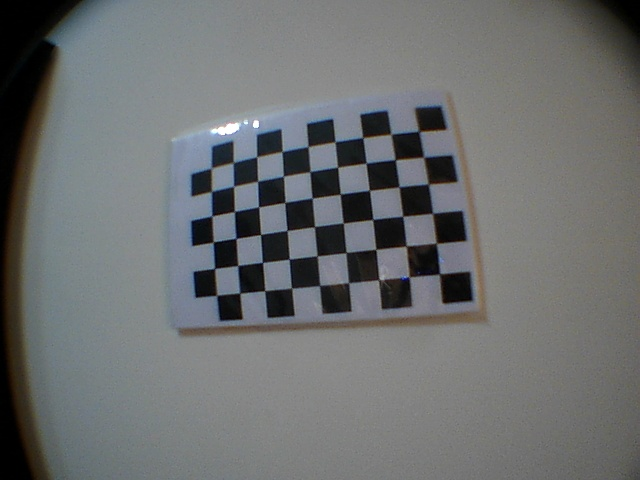
#> input picture Assignment 1/cam2_images/0.jpg, 640 x 480 px; its folder holds only this picture in this run
$ jupyter execute --allow-errors report.ipynb
#> lines starting #> are read from the running program, lines starting #| are printed output that depends on the picture; long printed decimals are rounded
# Theory

[cell 1]
import numpy as np

[cell 2]
#t1 is the coordinate of object to camera
t1 = [[0, 1, 0, 1],
      [1, 0, 0, 10],
      [0, 0, -1, 9],
      [0, 0, 0, 1]]

#t2 is the coordinate of robot base to camera
t2 = [[1, 0, 0, -10],
      [0, -1, 0, 20],
      [0, 0, -1, 10],
      [0, 0, 0, 1]]

#rotation matrix of 90 degree around z-axis of the camera
Rz = [[0, -1, 0, 0],
      [1, 0, 0, 0],
      [0, 0, 1, 0],
      [0, 0, 0, 1]]

#rotation matrix of 90 degree around x-axis of the object
Rx = [[1, 0, 0, 0],
      [0, 0, -1, 0],
      [0, 1, 0, 0],
      [0, 0, 0, 1]]

#translation matrix by 4 unit along the y axis
T  = [[1, 0, 0, 0],
      [0, 1, 0, 4],
      [0, 0, 1, 0],
      [0, 0, 0, 1]]

Question a): After the equipment has been setup and these coordinate systems have been established, someone rotated the camera 90 degree about the z axis of the camera. What is the position and orientation of the camera with respect to the robot’s base coordinate system?

[cell 3]
#invert t2 to get the coordinate of the camera with respect to the robot base
t2_invert = np.linalg.inv(t2)
t2_invert

[cell 4]
#the new position and orientation of the camera with respect to the robot base = t2_invert * Rz
rot_cam_to_base = np.matmul(t2_invert,Rz)

for r in rot_cam_to_base:
    print(r)

Question b) After the rotation happened in a), the object is also rotated by 90 degree about the x axis of the object and translated by 4 units along the rotated y axis. What is the position and orientation of the object with respect to the robot’s base coordinate system? What is the position and orientation of the object with respect to the rotated camera coordinate system?

[cell 5]
#the position and orientation of the object with respect to the robot base after rotated
obj_to_base = np.matmul(t2_invert,t1)
rot_obj_to_base = np.matmul(obj_to_base,Rx)
final_obj_to_base = np.matmul(rot_obj_to_base, T)
final_obj_to_base

[cell 6]
#the position and orientation of the rotated object with respect to the rotated camera
rot_obj_to_rot_cam = np.matmul(np.linalg.inv(t2), final_obj_to_base)
rot_obj_to_rot_cam

# Programming

# Task 1

[cell 7]
from matplotlib import pyplot as plt
import numpy as np
import cv2 as cv
import glob
import yaml

def calibrate(folder, CHESSBOARD_CORNER_NUM_X, CHESSBOARD_CORNER_NUM_Y, criteria ):
#> called with folder = './cam2_images/*.jpg', CHESSBOARD_CORNER_NUM_X = 9, CHESSBOARD_CORNER_NUM_Y = 6, criteria = (3, 30, 0.001)
    CAMERA_PARAMETERS_OUTPUT_FILE = "cam.yaml"
    # prepare object points, like (0,0,0), (1,0,0), (2,0,0) ....,(8,5,0)
    objp = np.zeros((CHESSBOARD_CORNER_NUM_X*CHESSBOARD_CORNER_NUM_Y,3), np.float32)
    objp[:,:2] = np.mgrid[0:CHESSBOARD_CORNER_NUM_X,0:CHESSBOARD_CORNER_NUM_Y].T.reshape(-1,2)

    # Arrays to store object points and image points from all the images.
    objpoints = [] # 3d point in real world space
    imgpoints = [] # 2d points in image plane.
    images = glob.glob(folder)
    for fname in images:
        img = cv.imread(fname)
#> img is the input picture: shape (480, 640, 3); mean B, G, R 111.4, 110.9, 108.5
        gray = cv.cvtColor(img, cv.COLOR_BGR2GRAY)
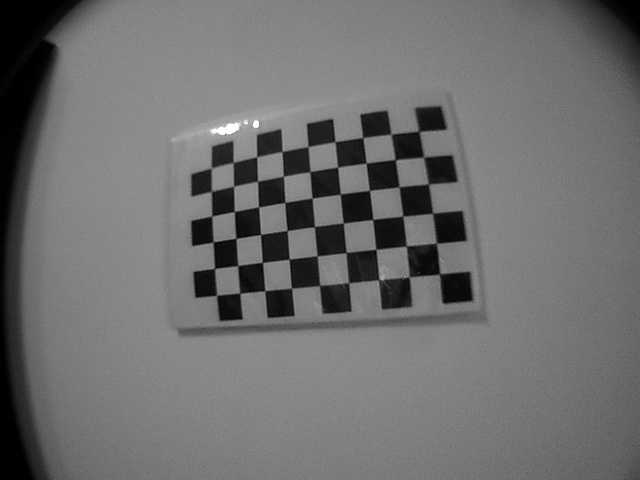
#> gray: shape (480, 640); min 0, max 255, mean 110.2

        # Find the chess board corners
        ret, corners = cv.findChessboardCorners(gray, (CHESSBOARD_CORNER_NUM_X,CHESSBOARD_CORNER_NUM_Y), None)
#> ret = True; corners = 54 rows, first 8: [440.7, 272.6], [408.4, 276.4], [379.7, 279.3], [347.6, 281.9], [317.9, 286.4], [292.6, 289], [265.5, 289.8], [238.6, 292.4]

        # If found, add object points, image points (after refining them)
        if ret == True:
            objpoints.append(objp)
            corners2 = cv.cornerSubPix(gray,corners, (11,11), (-1,-1), criteria)
#> corners2 = 54 rows, first 8: [439.7, 274.1], [409.2, 276.8], [379.2, 279.9], [348.5, 282.7], [319.6, 285.4], [291.5, 288.3], [264.7, 290.7], [239.7, 293]
            imgpoints.append(corners2)
            # Draw and display the corners
            cv.drawChessboardCorners(img, (CHESSBOARD_CORNER_NUM_X,CHESSBOARD_CORNER_NUM_Y), corners2, ret)
        else:
            print('Failed to find a chessboard in {}'.format(fname))

    # Draw lines to check distortion
    draw_line(img, corners)
#> in draw_line, `cv.line(img, tuple(map(int, corners[0, 0])), tuple(map(int, corners[8,..`: img: shape (480, 640, 3); mean B, G, R 111.2, 111.9, 109.4
#> in draw_line, `cv.line(img, tuple(map(int, corners[45, 0])), tuple(map(int, corners[5..`:
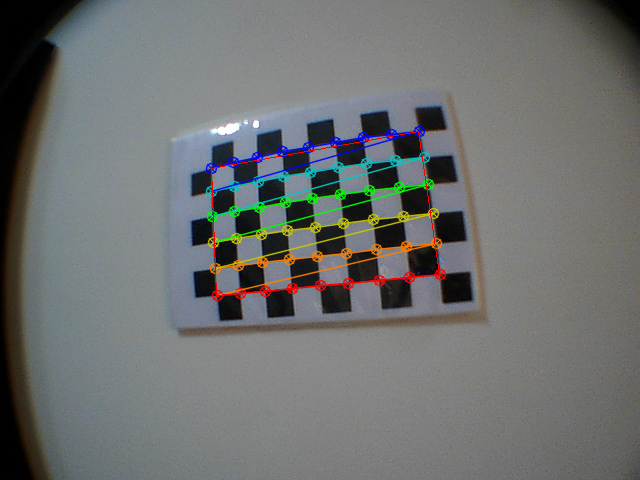
#> img: shape (480, 640, 3); mean B, G, R 111.1, 111.9, 109.5

    #get the camera matrix
    ret, mtx, dist, rvecs, tvecs = cv.calibrateCamera(objpoints, imgpoints, gray.shape[::-1], None, None)
#> ret = 0.215; mtx = [[598.5, 0, 344.2], [0, 575.5, 293.7], [0, 0, 1]]; dist = [[-0.78, -2.48, -0.0132, -0.0183, 15.87]]; rvecs = ([0.521, 0.00557, 3.01],); tvecs = ([2.96, -0.624, 17.97],)
    print("Camera matrix is \n", mtx, "\n And is stored in calibration.yaml file along with distortion coefficients : \n", dist)
#| Camera matrix is
#|  [[598.503   0.         344.248]
#|  [  0.         575.482 293.661]
#|  [  0.           0.           1.        ]]
#|  And is stored in calibration.yaml file along with distortion coefficients :
#|  [[-7.79656892e-01 -2.48150220e+00 -1.32298162e-02 -1.83224837e-02
#|    1.58652450e+01]]
    mean_error = 0
    for i in range(len(objpoints)):
        imgpoints2, _ = cv.projectPoints(objpoints[i], rvecs[i], tvecs[i], mtx, dist)
        error = cv.norm(imgpoints[i], imgpoints2, cv.NORM_L2)/len(imgpoints2)
        mean_error += error
#> this loop made 1 pass
#> (error, mean_error) on pass 1: (0.0293, 0.0293)
#> after the loop, mean_error = 0.0293
    print( "total error: {}".format(mean_error/len(objpoints)) )
#| total error: 0.02928
    data = {'camera_matrix': np.asarray(mtx).tolist(), 'dist_coeff': np.asarray(dist).tolist()}
#> data = {'camera_matrix': [[598.5, 0, 344.2], [0, 575.5, 293.7], [0, 0, 1]], 'dist_coeff': [[-0.78, -2.48, -0.0132, -0.0183, 15.87]]}
    with open(CAMERA_PARAMETERS_OUTPUT_FILE, "w") as f:
        yaml.dump(data, f)

    return mtx, dist

[cell 8]
#undistort an image
def undistort(img, mtx, dist):
    h,  w = img.shape[:2]
    newcameramtx, roi = cv.getOptimalNewCameraMatrix(mtx, dist, (w,h), 1, (w,h))
    dst = cv.undistort(img, mtx, dist, None, newcameramtx)
    x, y, w, h = roi
    dst = dst[y:y+h, x:x+w]
    cv.imwrite('undistort.png', dst)
    plt.subplot(121)
    plt.imshow(img)
    plt.title('distorted')
    plt.subplot(122)
    plt.imshow(dst)
    plt.title('undistorted')

[cell 9]
def draw_line(img, corners):
    # Draw lines to check distortion
    cv.line(img, tuple(map(int, corners[0, 0])), tuple(map(int, corners[45, 0])), (0, 0, 255), 1)
    cv.line(img, tuple(map(int, corners[8, 0])), tuple(map(int, corners[53, 0])), (0, 0, 255), 1)
    cv.line(img, tuple(map(int, corners[0, 0])), tuple(map(int, corners[8, 0])), (0, 0, 255), 1)
    cv.line(img, tuple(map(int, corners[45, 0])), tuple(map(int, corners[53, 0])), (0, 0, 255), 1)
    plt.imshow(img);

[cell 10]
CHESSBOARD_CORNER_NUM_X = 9
CHESSBOARD_CORNER_NUM_Y = 6

# termination criteria
criteria = (cv.TERM_CRITERIA_EPS + cv.TERM_CRITERIA_MAX_ITER, 30, 0.001)

[cell 11]
folder = './cam2_images/*.jpg'
mtx, dist = calibrate(folder, CHESSBOARD_CORNER_NUM_X, CHESSBOARD_CORNER_NUM_Y, criteria )
#> mtx = [[598.5, 0, 344.2], [0, 575.5, 293.7], [0, 0, 1]]; dist = [[-0.78, -2.48, -0.0132, -0.0183, 15.87]]

$ run again, on Assignment 1/cam2_images/13.jpg
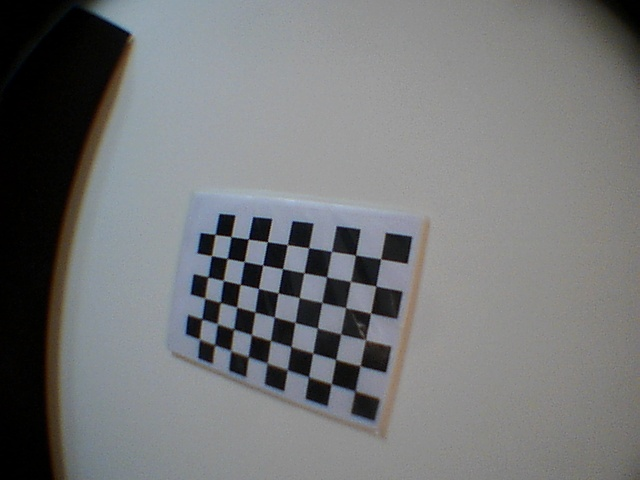
#> input picture Assignment 1/cam2_images/13.jpg, 640 x 480 px
#> in calibrate, img is the input picture: shape (480, 640, 3); mean B, G, R 119.6, 118.5, 116.9
#> in calibrate, `gray = cv.cvtColor(img, cv.COLOR_BGR2GRAY)`:
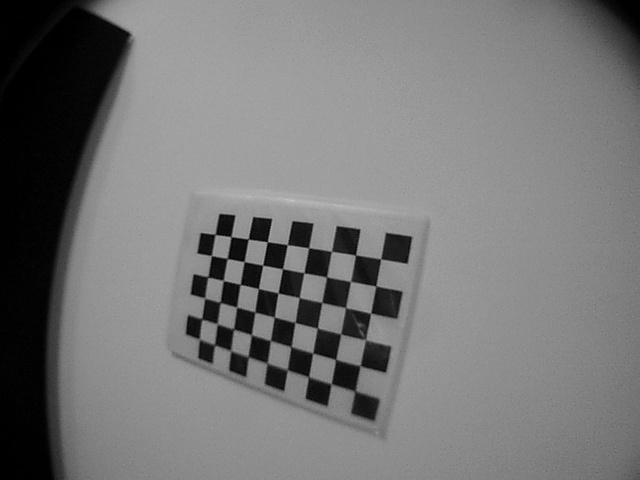
#> gray: shape (480, 640); min 0, max 197, mean 118.2
#> in calibrate, `ret, corners = cv.findChessboardCorners(gray, (CHESSBOARD_CORNER_NUM_X..`: ret = True; corners = 54 rows, first 8: [353, 389], [331.5, 384.5], [309.5, 375.8], [287.5, 369.5], [267, 363.5], [251, 355], [228, 348], [214.5, 344.5]
#> corners2 = 54 rows, first 8: [354.9, 391.1], [331.2, 383.9], [308.5, 376.8], [287.3, 369.9], [267.1, 363.2], [248.1, 356.7], [230.7, 350.7], [214.5, 344.8]
#> in draw_line, `cv.line(img, tuple(map(int, corners[45, 0])), tuple(map(int, corners[5..`:
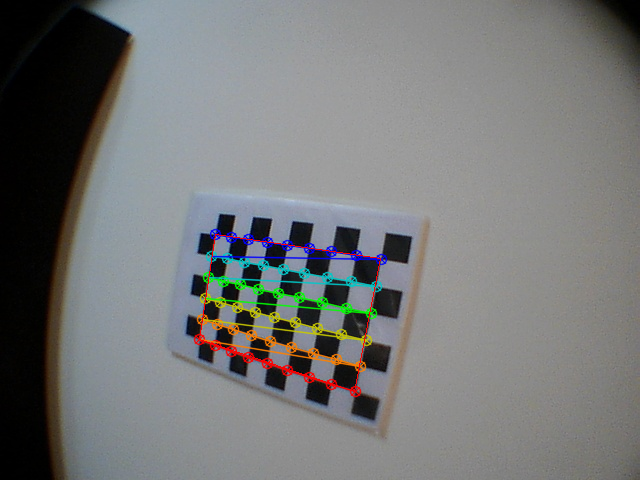
#> img: shape (480, 640, 3); mean B, G, R 119.2, 119.3, 117.8
#> in calibrate, `ret, mtx, dist, rvecs, tvecs = cv.calibrateCamera(objpoints, imgpoints..`: ret = 0.707; mtx = [[1869.6, 0, 225.6], [0, 2790.9, 298.3], [0, 0, 1]]; dist = [[9.26, -2307.6, 0.107, 1.7, 38990.6]]; rvecs = ([0.0884, 0.633, -2.88],); tvecs = ([6.1, 3.15, 114.5],)
#| Camera matrix is
#|  [[1.86958883e+03 0.00000000e+00 2.25583068e+02]
#|  [0.00000000e+00 2.79086029e+03 2.98286134e+02]
#|  [0.00000000e+00 0.00000000e+00 1.00000000e+00]]
#|  And is stored in calibration.yaml file along with distortion coefficients :
#|  [[ 9.25994853e+00 -2.30762595e+03  1.07396670e-01  1.69790493e+00
#> (further printed lines are left out)
#> the loop in calibrate, `for i in range(len(objpoints)):` made 1 pass
#> (error, mean_error) on pass 1: (0.0962, 0.0962)
#> after the loop in calibrate, `for i in range(len(objpoints)):`: mean_error = 0.0962
#| total error: 0.09619
#> data = {'camera_matrix': [[1869.6, 0, 225.6], [0, 2790.9, 298.3], [0, 0, 1]], 'dist_coeff': [[9.26, -2307.6, 0.107, 1.7, 38990.6]]}
#> `mtx, dist = calibrate(folder, CHESSBOARD_CORNER_NUM_X, CHESSBOARD_CORN..`: dist = [[9.26, -2307.6, 0.107, 1.7, 38990.6]]

$ run again, on Assignment 1/cam2_images/14.jpg
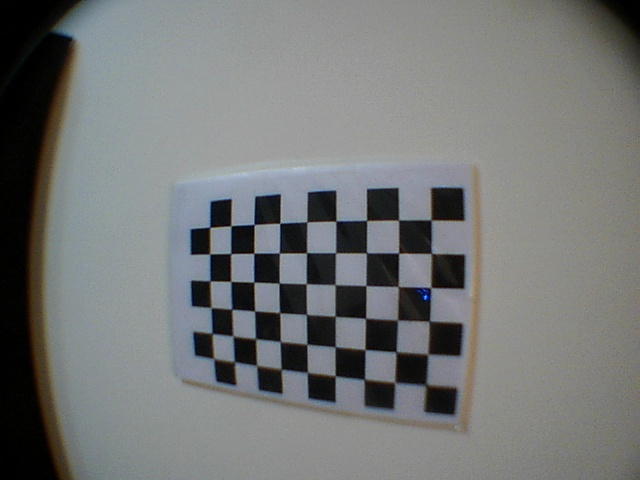
#> input picture Assignment 1/cam2_images/14.jpg, 640 x 480 px
#> in calibrate, img is the input picture: shape (480, 640, 3); mean B, G, R 118.5, 119.1, 116.9
#> in calibrate, `gray = cv.cvtColor(img, cv.COLOR_BGR2GRAY)`:
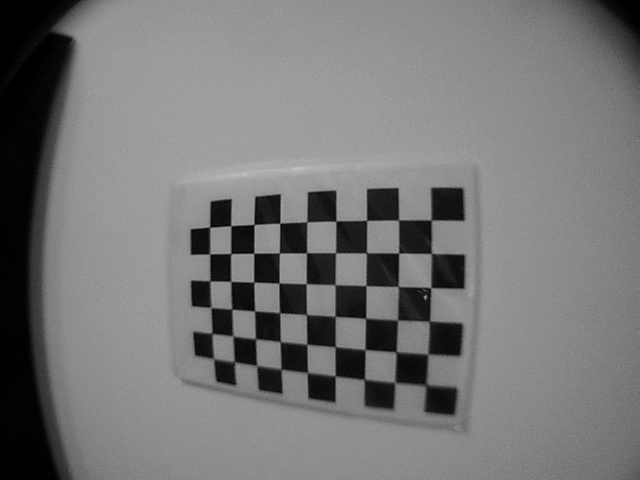
#> gray: shape (480, 640); min 0, max 197, mean 118.4
#> in calibrate, `ret, corners = cv.findChessboardCorners(gray, (CHESSBOARD_CORNER_NUM_X..`: ret = True; corners = 54 rows, first 8: [422, 381], [395.5, 383.5], [365.2, 377.3], [335.8, 376.7], [307, 373], [286, 365], [250, 361], [234, 362.5]
#> corners2 = 54 rows, first 8: [425.9, 385], [394.8, 382.5], [364.4, 379.4], [335.2, 375.9], [307.3, 372.5], [281, 369.2], [256.6, 365.5], [234.4, 361.9]
#> in draw_line, `cv.line(img, tuple(map(int, corners[45, 0])), tuple(map(int, corners[5..`:
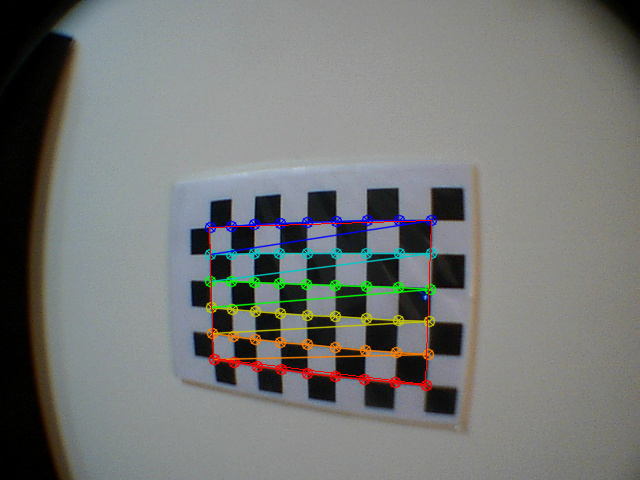
#> img: shape (480, 640, 3); mean B, G, R 118.2, 120, 118
#> in calibrate, `ret, mtx, dist, rvecs, tvecs = cv.calibrateCamera(objpoints, imgpoints..`: ret = 0.293; mtx = [[304.7, 0, 322.3], [0, 316.7, 277.7], [0, 0, 1]]; dist = [[-0.208, -0.463, 0.0082, 0.00748, 1.63]]; rvecs = ([0.449, -0.124, 3.12],); tvecs = ([3.3, 3.28, 9.32],)
#| Camera matrix is
#|  [[304.681   0.         322.275]
#|  [  0.         316.735 277.712]
#|  [  0.           0.           1.        ]]
#|  And is stored in calibration.yaml file along with distortion coefficients :
#|  [[-0.2085 -0.4633  0.008197  0.007479  1.631]]
#> the loop in calibrate, `for i in range(len(objpoints)):` made 1 pass
#> (error, mean_error) on pass 1: (0.0398, 0.0398)
#> after the loop in calibrate, `for i in range(len(objpoints)):`: mean_error = 0.0398
#| total error: 0.03983
#> data = {'camera_matrix': [[304.7, 0, 322.3], [0, 316.7, 277.7], [0, 0, 1]], 'dist_coeff': [[-0.208, -0.463, 0.0082, 0.00748, 1.63]]}
#> `mtx, dist = calibrate(folder, CHESSBOARD_CORNER_NUM_X, CHESSBOARD_CORN..`: mtx = [[304.7, 0, 322.3], [0, 316.7, 277.7], [0, 0, 1]]; dist = [[-0.208, -0.463, 0.0082, 0.00748, 1.63]]

$ run again, on Assignment 1/cam2_images/15.jpg
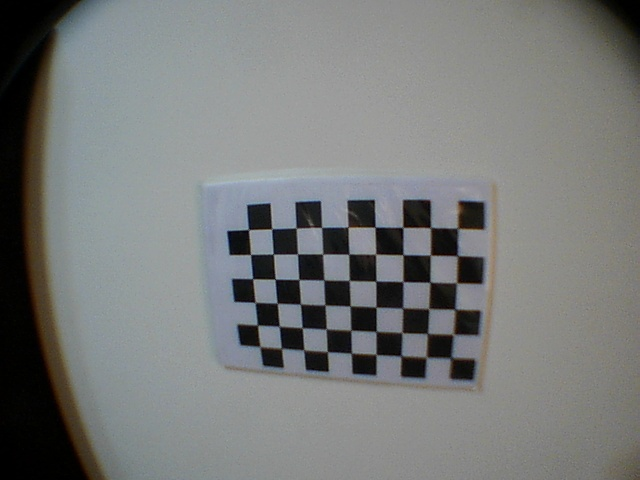
#> input picture Assignment 1/cam2_images/15.jpg, 640 x 480 px
#> in calibrate, img is the input picture: shape (480, 640, 3); mean B, G, R 121.5, 122.4, 120.3
#> in calibrate, `gray = cv.cvtColor(img, cv.COLOR_BGR2GRAY)`:
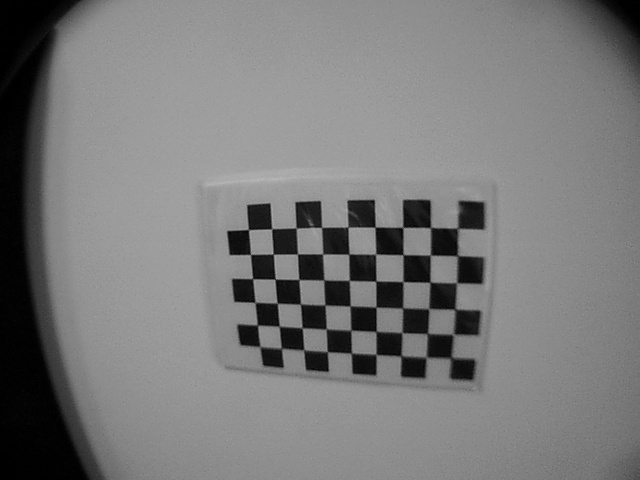
#> gray: shape (480, 640); min 0, max 185, mean 121.7
#> in calibrate, `ret, corners = cv.findChessboardCorners(gray, (CHESSBOARD_CORNER_NUM_X..`: ret = True; corners = 54 rows, first 8: [451, 358], [426.5, 357.5], [401.5, 356], [375.1, 353.5], [352.6, 352.3], [326.7, 350.4], [304, 350], [282.2, 350.7]
#> corners2 = 54 rows, first 8: [451, 357.8], [426.2, 357.2], [401, 355.9], [376.1, 354.5], [351.3, 353.2], [327.3, 351.7], [303.8, 350], [281.4, 348.4]
#> in draw_line, `cv.line(img, tuple(map(int, corners[45, 0])), tuple(map(int, corners[5..`:
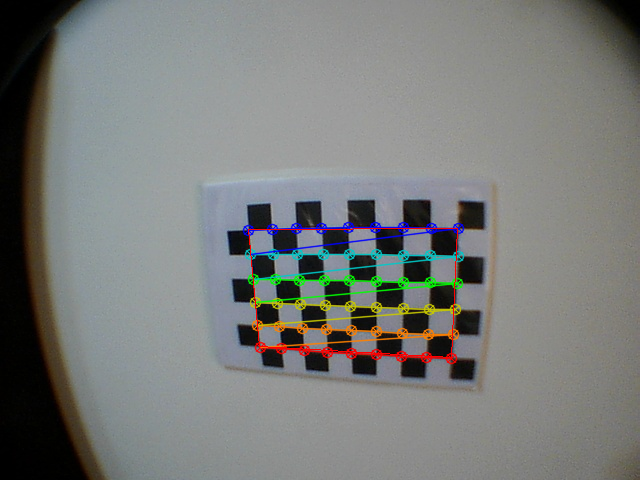
#> img: shape (480, 640, 3); mean B, G, R 121.2, 123.3, 121.2
#> in calibrate, `ret, mtx, dist, rvecs, tvecs = cv.calibrateCamera(objpoints, imgpoints..`: ret = 0.175; mtx = [[325.7, 0, 351.8], [0, 322.5, 291.8], [0, 0, 1]]; dist = [[-0.472, 2.75, -0.000484, -0.0184, -10.02]]; rvecs = ([0.338, -0.379, 3.1],); tvecs = ([3.9, 2.59, 11.97],)
#| Camera matrix is
#|  [[325.667   0.         351.788]
#|  [  0.         322.465 291.800]
#|  [  0.           0.           1.        ]]
#|  And is stored in calibration.yaml file along with distortion coefficients :
#|  [[-4.72296194e-01  2.75403941e+00 -4.83767767e-04 -1.83630010e-02
#> (further printed lines are left out)
#> the loop in calibrate, `for i in range(len(objpoints)):` made 1 pass
#> (error, mean_error) on pass 1: (0.0238, 0.0238)
#> after the loop in calibrate, `for i in range(len(objpoints)):`: mean_error = 0.0238
#| total error: 0.02377
#> data = {'camera_matrix': [[325.7, 0, 351.8], [0, 322.5, 291.8], [0, 0, 1]], 'dist_coeff': [[-0.472, 2.75, -0.000484, -0.0184, -10.02]]}
#> `mtx, dist = calibrate(folder, CHESSBOARD_CORNER_NUM_X, CHESSBOARD_CORN..`: mtx = [[325.7, 0, 351.8], [0, 322.5, 291.8], [0, 0, 1]]; dist = [[-0.472, 2.75, -0.000484, -0.0184, -10.02]]

$ run again, on Assignment 1/cam2_images/1.jpg
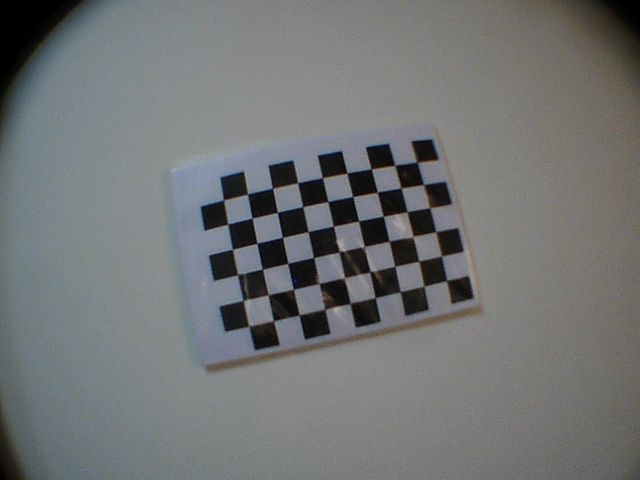
#> input picture Assignment 1/cam2_images/1.jpg, 640 x 480 px
#> in calibrate, img is the input picture: shape (480, 640, 3); mean B, G, R 116.8, 116.4, 113.8
#> in calibrate, `ret, corners = cv.findChessboardCorners(gray, (CHESSBOARD_CORNER_NUM_X..`: ret = True; corners = 54 rows, first 8: [447.9, 279.2], [422.7, 285.5], [401.6, 290.8], [373.9, 296.8], [351, 301.5], [328, 305], [295, 312], [272.5, 319.6]
#> corners2 = 54 rows, first 8: [446.7, 280.5], [423.8, 286.3], [400.3, 291.7], [375.3, 297.6], [350.1, 303.5], [325, 308.8], [299.2, 315], [273.5, 320.9]
#> in draw_line, `cv.line(img, tuple(map(int, corners[45, 0])), tuple(map(int, corners[5..`:
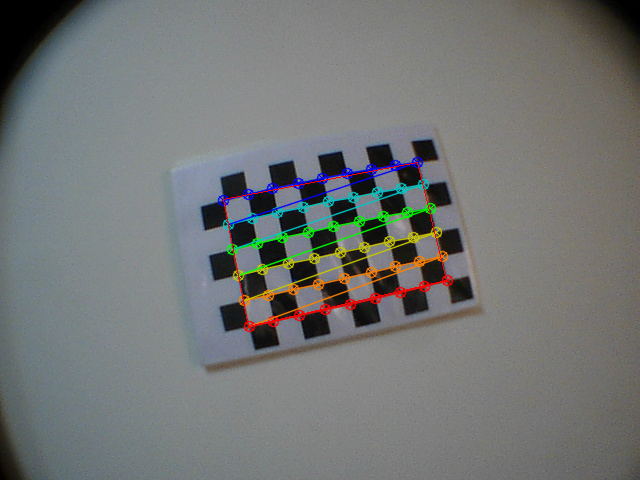
#> img: shape (480, 640, 3); mean B, G, R 116.6, 117.4, 114.9
#> in calibrate, `ret, mtx, dist, rvecs, tvecs = cv.calibrateCamera(objpoints, imgpoints..`: ret = 0.332; mtx = [[427.9, 0, 317.3], [0, 427.4, 251.5], [0, 0, 1]]; dist = [[-0.916, 8.23, 0.0339, 0.0199, -43.87]]; rvecs = ([-0.12, 0.00607, 2.92],); tvecs = ([5.15, 1.11, 16.54],)
#| Camera matrix is
#|  [[427.941   0.         317.316]
#|  [  0.         427.439  251.477]
#|  [  0.           0.           1.        ]]
#|  And is stored in calibration.yaml file along with distortion coefficients :
#|  [[-9.16090361e-01  8.22800492e+00  3.39249397e-02  1.99401820e-02
#> (further printed lines are left out)
#> the loop in calibrate, `for i in range(len(objpoints)):` made 1 pass
#> (error, mean_error) on pass 1: (0.0452, 0.0452)
#> after the loop in calibrate, `for i in range(len(objpoints)):`: mean_error = 0.0452
#| total error: 0.04518
#> data = {'camera_matrix': [[427.9, 0, 317.3], [0, 427.4, 251.5], [0, 0, 1]], 'dist_coeff': [[-0.916, 8.23, 0.0339, 0.0199, -43.87]]}
#> `mtx, dist = calibrate(folder, CHESSBOARD_CORNER_NUM_X, CHESSBOARD_CORN..`: mtx = [[427.9, 0, 317.3], [0, 427.4, 251.5], [0, 0, 1]]; dist = [[-0.916, 8.23, 0.0339, 0.0199, -43.87]]
